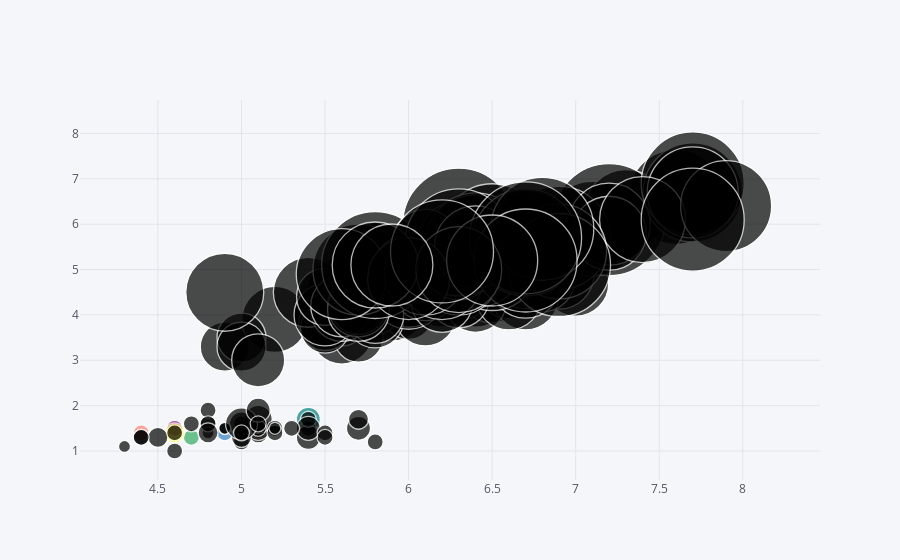

Here is the notebook cell this chart was saved with:
### Code cell
df.iplot(kind='bubble', x='SepalLengthCm', y='PetalLengthCm', size='PetalWidthCm' )

### Figure 1 — Plotly figure (JSON) as saved in the notebook; plotly's stock layout.template omitted (floating-point values rounded to 4 significant figures; data arrays with more than 128 entries replaced by an {"elided": "..."} marker saying what was removed)
{"data": [{"marker": {"color": ["rgb(255, 153, 51)", "rgb(55, 128, 191)", "rgb(50, 171, 96)", "rgb(128, 0, 128)", "rgb(219, 64, 82)", "rgb(0, 128, 128)", "rgb(255, 255, 51)", "rgb(128, 128, 0)", "rgb(251, 128, 114)", "rgb(128, 177, 211)"], "line": {"width": 1.3}, "size": {"elided": "150 int values"}, "symbol": "circle"}, "mode": "markers", "text": "", "type": "scatter", "x": {"elided": "150 float values"}, "y": {"elided": "150 float values"}}], "layout": {"legend": {"bgcolor": "#F5F6F9", "font": {"color": "#4D5663"}}, "paper_bgcolor": "#F5F6F9", "plot_bgcolor": "#F5F6F9", "title": {"font": {"color": "#4D5663"}}, "xaxis": {"gridcolor": "#E1E5ED", "showgrid": true, "tickfont": {"color": "#4D5663"}, "title": {"font": {"color": "#4D5663"}, "text": ""}, "zerolinecolor": "#E1E5ED"}, "yaxis": {"gridcolor": "#E1E5ED", "showgrid": true, "tickfont": {"color": "#4D5663"}, "title": {"font": {"color": "#4D5663"}, "text": ""}, "zerolinecolor": "#E1E5ED"}}}
